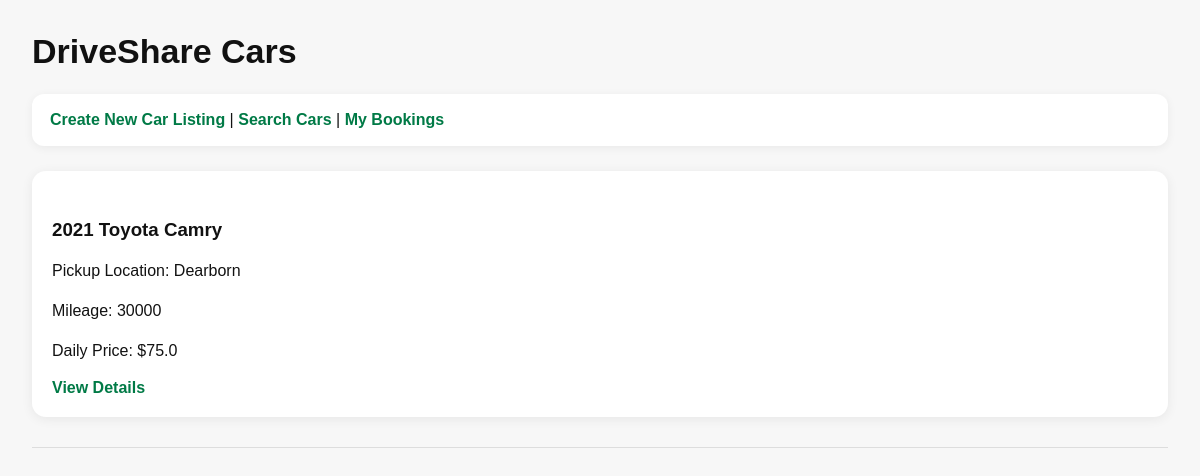
The page /cars on the database as committed earlier.
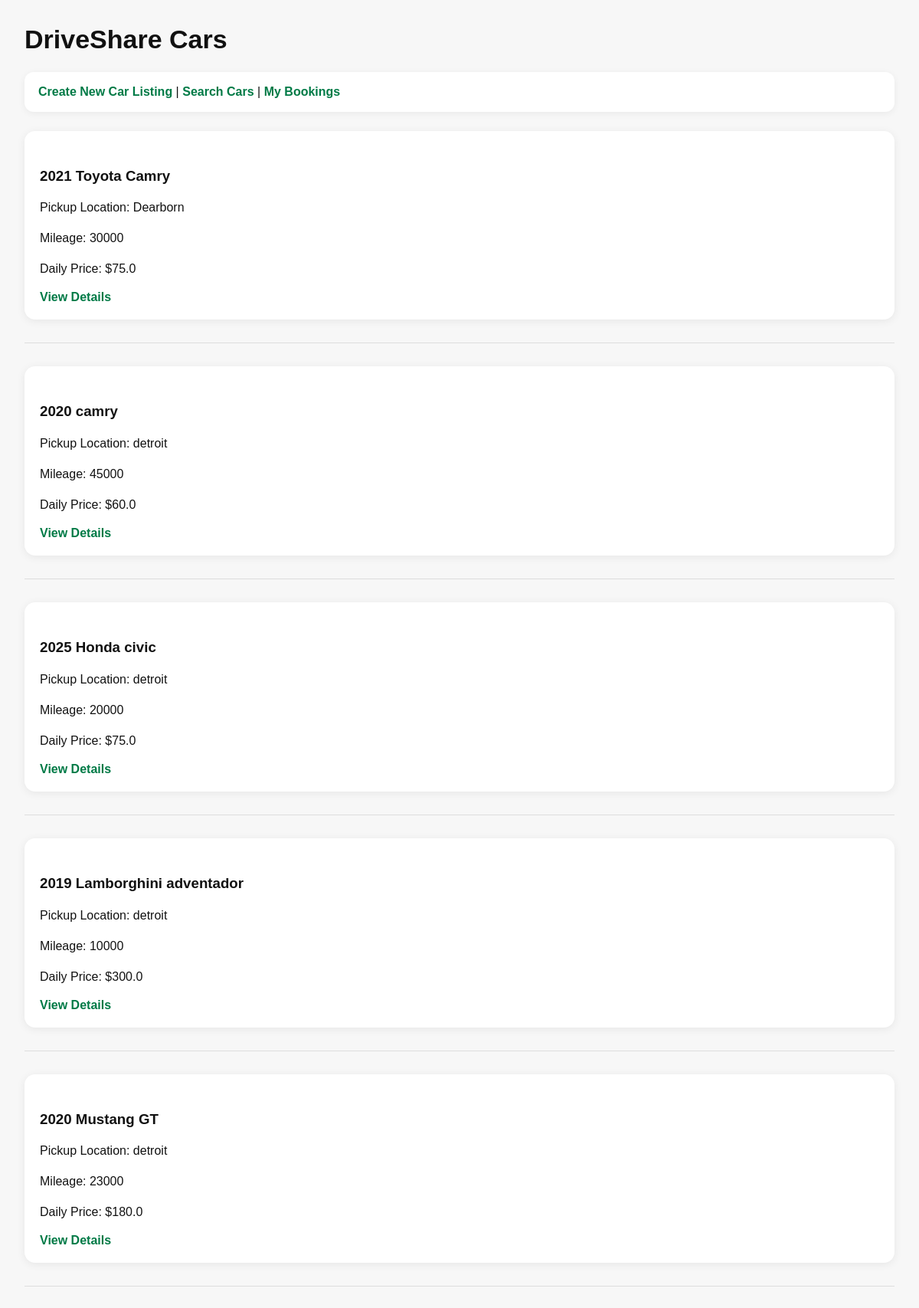
The same page on the database as committed later.
### tables this page shows
CREATE TABLE cars (
            id INTEGER PRIMARY KEY AUTOINCREMENT,
            owner_id TEXT NOT NULL,
            model TEXT NOT NULL,
            year INTEGER NOT NULL,
            mileage INTEGER NOT NULL,
            pickup_location TEXT NOT NULL,
            daily_price REAL NOT NULL,
            availability_calendar TEXT NOT NULL,
            created_at TEXT NOT NULL
        );

### cars/routes.py (the view)
@cars_bp.route("/cars")
def cars():
    all_cars = Car.get_all_cars()
    return render_template("cars/car_list.html", cars=all_cars)

### auth/database.py (called while the page is built)
def get_connection():
    connection = sqlite3.connect('driveshare.db')
    connection.row_factory = sqlite3.Row
    return connection

### model/car.py (called while the page is built)
def create_car_table():
    connection = get_connection()
    cursor = connection.cursor()
    cursor.execute('''
        CREATE TABLE IF NOT EXISTS cars (
            id INTEGER PRIMARY KEY AUTOINCREMENT,
            owner_id TEXT NOT NULL,
            model TEXT NOT NULL,
            year INTEGER NOT NULL,
            mileage INTEGER NOT NULL,
            pickup_location TEXT NOT NULL,
            daily_price REAL NOT NULL,
            availability_calendar TEXT NOT NULL,
            created_at TEXT NOT NULL
        )
    ''')
    connection.commit()
    connection.close()

    @staticmethod
    def get_all_cars():
        create_car_table()
        connection = get_connection()
        cursor = connection.cursor()
        cursor.execute('SELECT * FROM cars')
        rows = cursor.fetchall()
        connection.close()
        cars = []
        for row in rows:
            cars.append(Car.from_row(row))
        return cars

    @staticmethod
    def from_row(row):
        availability = json.loads(row["availability_calendar"])
        return Car(
            row["id"],
            row["owner_id"],
            row["model"],
            row["year"],
            row["mileage"],
            row["pickup_location"],
            row["daily_price"],
            availability,
            row["created_at"]
        )

### auth/templates/cars/car_list.html (shortened to what this page needs)
<!DOCTYPE html>
<html>
<head>
    <link rel="stylesheet" href="{{ url_for('static', filename='style.css') }}">
</head>
<body>
    <h1>DriveShare Cars</h1>
    <p>
        <a href="{{ url_for('cars.new_car') }}">Create New Car Listing</a>
        |
        <a href="{{ url_for('cars.search') }}">Search Cars</a>
        |
        <a href="{{ url_for('cars.bookings') }}">My Bookings</a>
    </p>
    {% if cars %}
        {% for car in cars %}
            <div>
                <h3>{{ car.year }} {{ car.model }}</h3>
                <p>Pickup Location: {{ car.pickup_location }}</p>
                <p>Mileage: {{ car.mileage }}</p>
                <p>Daily Price: ${{ car.daily_price }}</p>
                <a href="{{ url_for('cars.car_detail', car_id=car.id) }}">View Details</a>
            </div>
            <hr>
        {% endfor %}
    {% else %}
        <p>No cars have been listed yet.</p>
    {% endif %}
</body>
</html>

### auth/static/style.css (style rules this page uses)
* { box-sizing: border-box; }
body { margin: 0; padding: 32px; font-family: Arial, Helvetica, sans-serif; background: #f7f7f7; color: #121212; }
h1 { margin-top: 0; font-size: 34px; color: #111111; }
h2, h3 { color: #111111; margin-top: 28px; }
p { font-size: 16px; line-height: 1.5; }
a { color: #007a46; text-decoration: none; font-weight: bold; }
body > p:first-of-type { background: white; padding: 14px 18px; border-radius: 12px; box-shadow: 0 2px 10px rgba(0, 0, 0, 0.06); margin-bottom: 25px; }
hr { border: none; border-top: 1px solid #dddddd; margin: 30px 0; }
div { background: white; padding: 20px; border-radius: 14px; margin-bottom: 18px; box-shadow: 0 2px 12px rgba(0, 0, 0, 0.07); }

Rows that differ between the two databases and show on the page:
added cars: year "2020", model "camry", pickup_location "detroit", mileage "45000", daily_price "60.0"
added cars: year "2025", model "Honda civic", pickup_location "detroit", mileage "20000", daily_price "75.0"
added cars: year "2019", model "Lamborghini adventador", pickup_location "detroit", mileage "10000", daily_price "300.0"
added cars: year "2020", model "Mustang GT", pickup_location "detroit", mileage "23000", daily_price "180.0"
